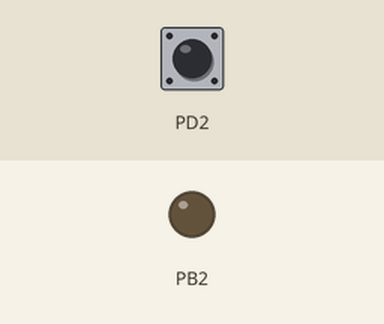
Simulated run of this program. Board: ATmega328P, built with avr-gcc and emulated at 8 MHz. On the bench: output pins drawn as LEDs (lit = HIGH). The inputs (shaded band) are chosen by the test bench; at power-on: PD2 HIGH.

Above: at 1.2 s.
1.3 s: PD2 pulled LOW for 0.15 s
At 2.3 s:
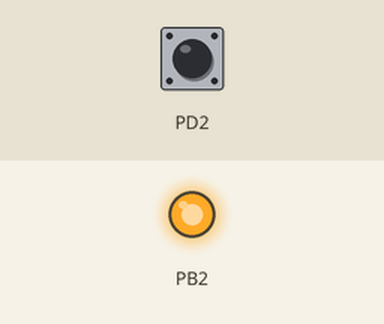
Timing chart, 0 to 4.3 s (numbered marks = the images above; inputs shaded):
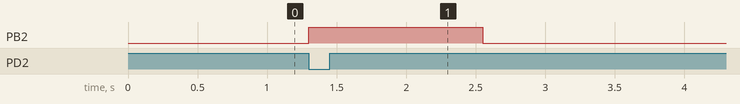

The program:

main.c
```c
/*
 * 2B_c.c
 *
 * Created: 3/9/2019 9:41:36 PM
 * Author : Tyler
 */

#define F_CPU 8000000UL				//set cpu mhz for delay
#include <avr/io.h>
#include <avr/interrupt.h>
#include <util/delay.h>


int main(void)
{
		DDRB |= (1<<2);				//set pb2 as output
		PORTB &= (1<<2);			//clear pb2
		PORTD = 1<<2;				//enable pd2

		EICRA = 0x02;
		EIMSK = 1<<INT0;			//enable pc set 0 interrupt
		sei();						//enable global interrupt

		while (1);
}


ISR(INT0_vect)
{
	PORTB ^= (1<<2);				//toggle pb2 during interrupt
	_delay_ms(1250);				//delay for 1.25 seconds
	PORTB ^= (1<<2);				//toggle pb2 during interrupt
}
```

Measured:
- after the input at 1.3 s, PB2: LOW → HIGH at once, → LOW 1.2 s later
